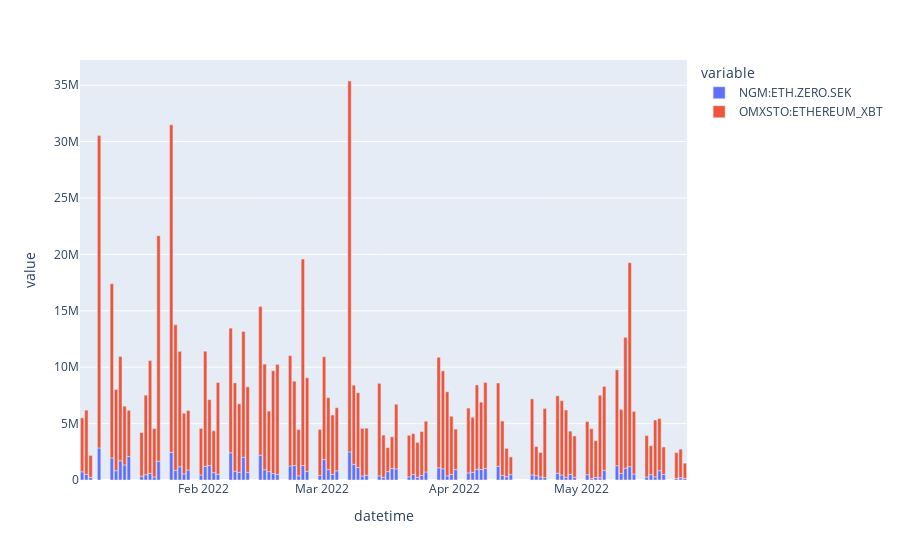

The notebook cell this image was saved under:
### Code cell
px.bar(pivot_BTC, x='datetime', y=['NGM:BTC.ZERO.SEK', 'OMXSTO:BITCOIN_XBT'])
px.bar(pivot_ETH, x='datetime', y=['NGM:ETH.ZERO.SEK', 'OMXSTO:ETHEREUM_XBT'])
